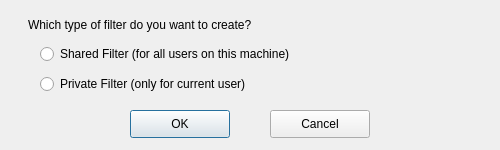
<?xml version="1.0" encoding="UTF-8"?><ui version="4.0"><class>IDD_SHARED_FILTER</class>
<widget class="QDialog" name="IDD_SHARED_FILTER">
<property name="geometry">
<rect><x>0</x><y>0</y>
<width>500</width><height>150</height></rect></property>
<property name="windowTitle"><string>"Shared or Private Filter"
</string></property>
<widget class="QLabel" name="IDC_STATIC">
<property name="geometry">
<rect><x>28</x><y>14</y><width>458</width><height>22</height></rect></property>
<property name="text"><string>Which type of filter do you want to create?</string></property>
<property name="inputMethodHints"><set>Qt::ImhMultiLine</set></property><property name="wordWrap"><bool>true</bool></property></widget>
<widget class="QRadioButton" name="IDC_SHARED">
<property name="geometry">
<rect><x>40</x><y>44</y><width>446</width><height>20</height></rect></property>
<property name="text"><string>Shared Filter (for all users on this machine)</string></property>
</widget>
<widget class="QRadioButton" name="IDC_PRIVATE">
<property name="geometry">
<rect><x>40</x><y>74</y><width>446</width><height>20</height></rect></property>
<property name="text"><string>Private Filter (only for current user)</string></property>
</widget>
<widget class="QPushButton" name="IDOK">
<property name="geometry">
<rect><x>130</x><y>110</y><width>100</width><height>28</height></rect></property>
<property name="text"><string>OK</string></property>
</widget>
<widget class="QPushButton" name="IDCANCEL">
<property name="geometry">
<rect><x>270</x><y>110</y><width>100</width><height>28</height></rect></property>
<property name="text"><string>Cancel</string></property>
</widget>
</widget><resources/><connections/></ui>
